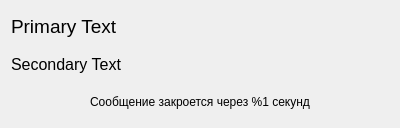
<?xml version="1.0" encoding="UTF-8"?>
<ui version="4.0">
 <class>notificator_w_action</class>
 <widget class="QWidget" name="notificator_w_action">
  <property name="geometry">
   <rect>
    <x>0</x>
    <y>0</y>
    <width>400</width>
    <height>128</height>
   </rect>
  </property>
  <property name="windowTitle">
   <string>Form</string>
  </property>
  <property name="styleSheet">
   <string notr="true">notificator_w_action {
    margin: 2px;
	border: 2px solid #ffe400;
	border-radius: 8px;
	background: black;
}</string>
  </property>
  <layout class="QVBoxLayout" name="verticalLayout_2">
   <item>
    <widget class="QLabel" name="lbl_primary_text">
     <property name="font">
      <font>
       <pointsize>14</pointsize>
      </font>
     </property>
     <property name="text">
      <string>Primary Text</string>
     </property>
    </widget>
   </item>
   <item>
    <widget class="QLabel" name="lbl_secondary_text">
     <property name="font">
      <font>
       <pointsize>12</pointsize>
       <bold>false</bold>
      </font>
     </property>
     <property name="lineWidth">
      <number>1</number>
     </property>
     <property name="text">
      <string>Secondary Text</string>
     </property>
     <property name="alignment">
      <set>Qt::AlignLeading|Qt::AlignLeft|Qt::AlignVCenter</set>
     </property>
    </widget>
   </item>
   <item>
    <widget class="QLabel" name="lbl_dismiss_timout">
     <property name="font">
      <font/>
     </property>
     <property name="text">
      <string>Сообщение закроется через %1 секунд</string>
     </property>
     <property name="alignment">
      <set>Qt::AlignCenter</set>
     </property>
    </widget>
   </item>
  </layout>
 </widget>
 <resources/>
 <connections/>
</ui>
